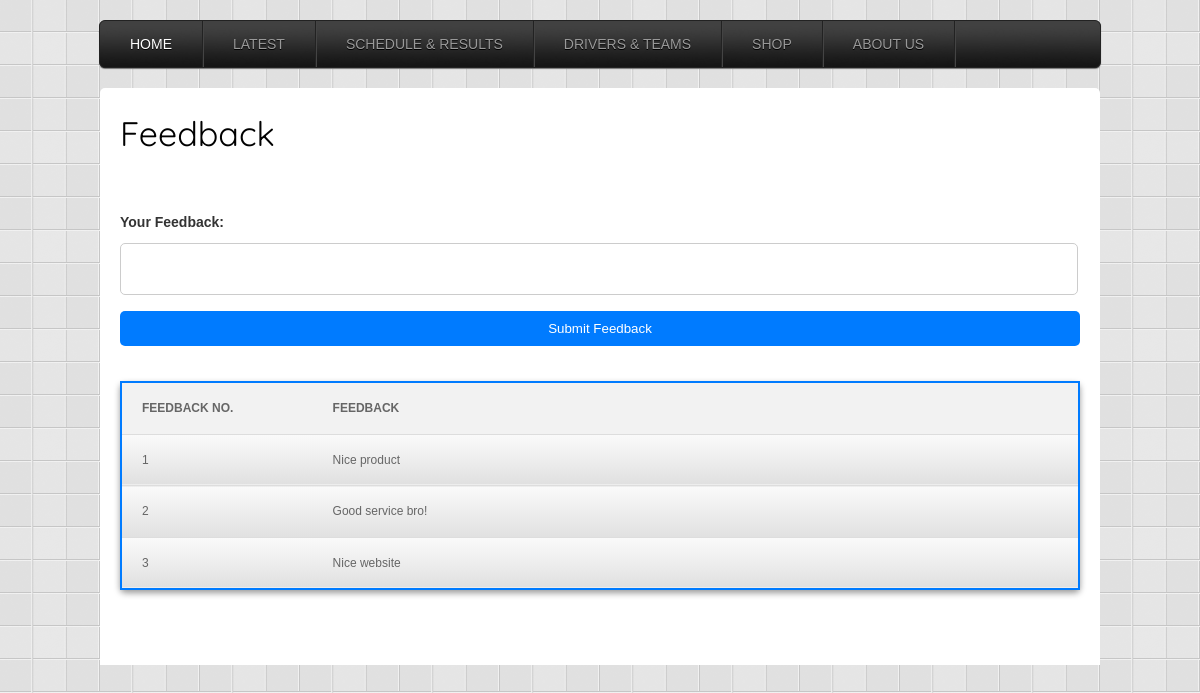
The app's page /feedback.php, older data.
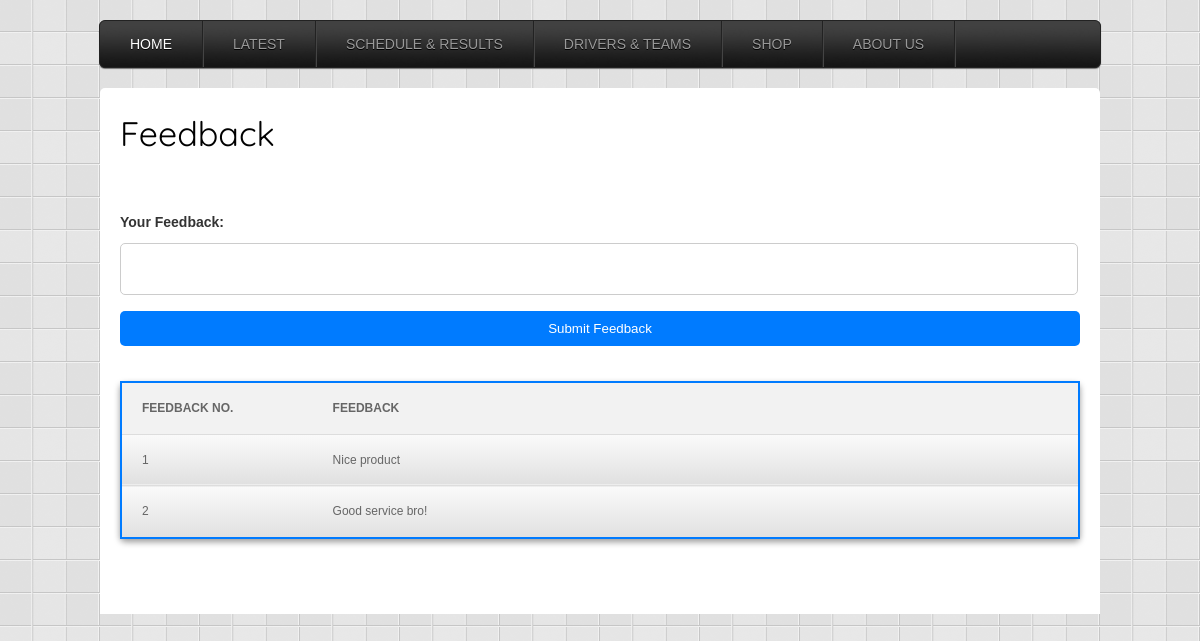
The same page, newer data.
### tables this page shows
CREATE TABLE `feedback` (
  `feedback_no.` int(4) NOT NULL,
  `feedback` text NOT NULL
);

### feedback.php (the view, shortened to what this page needs)
<?php include("dataconnection.php"); ?>
<!DOCTYPE HTML>
<head>
<link rel="stylesheet" type="text/css" media="screen" href="css/style.css">
<link rel="stylesheet" type="text/css" media="screen" href="menu/css/simple_menu.css">
<link rel="stylesheet" type="text/css" media="screen" href="css\feedback.css">
<link rel="stylesheet" type="text/css" href="js/fancybox/jquery.fancybox.css" media="all">
</head>
<body>
<ol id="menu">
  <li class="active_menu_item"><a href="index.php" style="color:#FFF">Home</a>
  </li>
  <li><a href="#">Latest</a>
  </li>
  <li><a href="#">Schedule & Results</a>
  </li>
  <li><a href="#">Drivers & Teams</a>
  </li>
  <li><a href="#">Shop</a>
  </li>
  <li><a href="#">About Us</a>
  </li>
</ol>
<div id="container">
  <h1>Feedback</h1>
  <div class="feedback-form">
    <form action="feedback.php" method="post">
        <label for="feedback"><br><br>Your Feedback:</label>
        <textarea id="feedback" name="feedback" required></textarea>
        <input type="submit" value="Submit Feedback">
    </form>
</div>
    <div class="feedback-list">
            <table class="feedback-table" border="1" width="700px" height="100px">
                <tr>
                    <th>Feedback No.</th>
                    <th>Feedback</th>
                </tr>
                <?php
                $result = mysqli_query($connect, "select * from feedback");
                while($row = mysqli_fetch_assoc($result))
                    {
                    ?>
                    <tr>
                        <td><?php echo $row["feedback_no."];?></td>
                        <td><?php echo $row["feedback"]; ?></td>
                    </tr>
                    <?php
                    }
                ?>
            </table>
    </div>
  <div style="clear:both; height: 40px"></div>
</div>
</body>
</html>

Row changes from the older to the newer data that the page shows:
removed feedback: value "3", feedback "Nice website"
